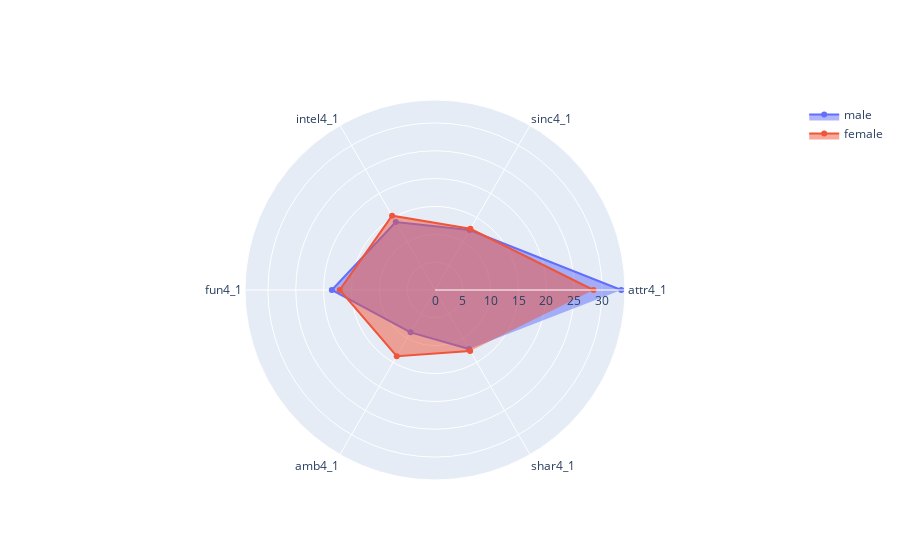

Source (notebook cell):
### Code cell
fig7 = go.Figure(
    data = go.Scatterpolar(
        r = attributes4_1_male.values,
        theta = attributes4_1_male.index,
        fill = 'toself',
        name = 'male'
    )
)

fig7.add_trace(
    go.Scatterpolar(
        r = attributes4_1_female.values,
        theta = attributes4_1_female.index,
        fill = 'toself',
        name = 'female'
    )
)

fig7.show()

### Figure 1 — Plotly figure (JSON) as saved in the notebook; plotly's stock layout.template omitted (floating-point values rounded to 4 significant figures)
{"data": [{"fill": "toself", "name": "male", "r": [33.44, 12.43, 14.1, 18.53, 8.778, 12.22], "theta": ["attr4_1", "sinc4_1", "intel4_1", "fun4_1", "amb4_1", "shar4_1"], "type": "scatterpolar"}, {"fill": "toself", "name": "female", "r": [28.45, 12.7, 15.41, 17.1, 13.73, 12.62], "theta": ["attr4_1", "sinc4_1", "intel4_1", "fun4_1", "amb4_1", "shar4_1"], "type": "scatterpolar"}], "layout": {}}
